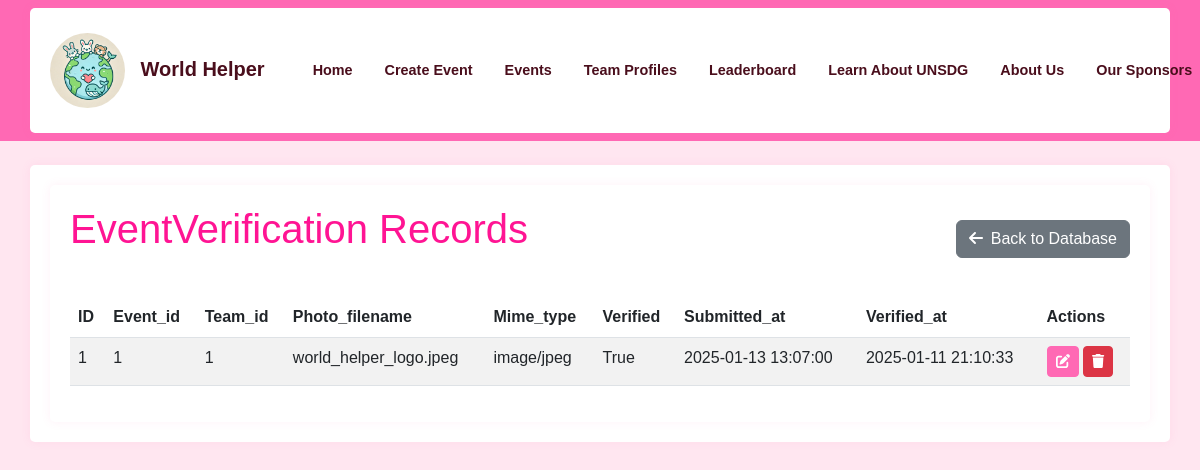
Screenshot of /database/EventVerification with the database file from the repository.
### app/models.py (models this page shows)
class EventVerification(db.Model):
    id = db.Column(db.Integer, primary_key=True)
    event_id = db.Column(db.Integer, db.ForeignKey('event.id', ondelete='CASCADE'), nullable=False)
    team_id = db.Column(db.Integer, db.ForeignKey('team.id', ondelete='CASCADE'), nullable=False)
    photo_data = db.Column(db.LargeBinary, nullable=False)
    photo_filename = db.Column(db.String(256), nullable=False)
    mime_type = db.Column(db.String(64), nullable=False)
    verified = db.Column(db.Boolean, default=False)
    submitted_at = db.Column(db.DateTime, default=datetime.utcnow)
    verified_at = db.Column(db.DateTime)
    event = db.relationship('Event', backref=db.backref('verification', uselist=False))
    team = db.relationship('Team', backref=db.backref('verifications', lazy='dynamic'))
    def to_dict(self):
        return {
            'id': self.id,
            'event_id': self.event_id,
            'team_id': self.team_id,
            'photo_filename': self.photo_filename,
            'mime_type': self.mime_type,
            'verified': self.verified,
            'submitted_at': self.submitted_at.strftime('%Y-%m-%d %H:%M:%S') if self.submitted_at else None,
            'verified_at': self.verified_at.strftime('%Y-%m-%d %H:%M:%S') if self.verified_at else None
        }

### app/admin/routes.py (the view)
@bp.route('/database/<model_name>')
def view_model(model_name):
    models = {
        'Team': Team,
        'Event': Event,
        'TeamMember': TeamMember,
        'BingoCard': BingoCard,
        'Notification': Notification,
        'EventVerification': EventVerification
    }
    if model_name not in models:
        flash(('Invalid model name', request.path), 'error')
        return redirect(url_for('admin.manage_database'))
    model = models[model_name]
    records = model.query.all()
    records = [record.to_dict() for record in records]  # Convert to dictionaries
    return render_template('admin/view_model.html', model_name=model_name, records=records)

### app/__init__.py (called while the page is built)
def create_app(config_class=Config):
    app = Flask(__name__)
    app.config.from_object(config_class)
    db.init_app(app)
    migrate.init_app(app, db)
    @app.template_filter('datetime')
    def format_datetime(value):
        if value is None:
            return ''
        if isinstance(value, str):
            try:
                value = datetime.strptime(value, '%Y-%m-%d %H:%M:%S')
            except ValueError:
                return value
        return value.strftime('%Y-%m-%d %H:%M:%S')
    app.jinja_env.filters['datetime'] = format_datetime
    from app.main import bp as main_bp
    app.register_blueprint(main_bp)
    from app.auth import bp as auth_bp
    app.register_blueprint(auth_bp)
    from app.admin import bp as admin_bp
    app.register_blueprint(admin_bp)
    return app

### app/templates/admin/view_model.html (shortened to what this page needs)
{% extends "base.html" %}
{% block content %}
<div class="container">
    <div class="d-flex justify-content-between align-items-center mb-4">
        <h1>{{ model_name }} Records</h1>
        <a href="{{ url_for('admin.manage_database') }}" class="btn btn-secondary">
            <i class="fas fa-arrow-left me-2"></i>Back to Database
        </a>
    </div>
    {% if records %}
    <div class="table-responsive">
        <table class="table table-striped table-hover">
            <thead>
                <tr>
                    <th>ID</th>
                    {% for key in records[0].keys() %}
                    {% if key != 'id' %}
                    <th>{{ key|title }}</th>
                    {% endif %}
                    {% endfor %}
                    <th>Actions</th>
                </tr>
            </thead>
            <tbody>
                {% for record in records %}
                <tr>
                    <td>{{ record.id }}</td>
                    {% for key, value in record.items() %}
                    {% if key != 'id' %}
                    <td>
                        {% if key.endswith('_at') and value %}
                            {{ value|datetime }}
                        {% else %}
                            {{ value }}
                        {% endif %}
                    </td>
                    {% endif %}
                    {% endfor %}
                    <td>
                        <button class="btn btn-primary btn-sm" onclick="openEditModal('{{ model_name }}', {{ record.id }})">
                            <i class="fas fa-edit"></i>
                        </button>
                        <form method="POST"
                              action="{{ url_for('admin.delete_record', model_name=model_name, id=record.id) }}"
                              class="d-inline"
                              onsubmit="return confirm('Are you sure you want to delete this record?')">
                            <button type="submit" class="btn btn-danger btn-sm">
                                <i class="fas fa-trash"></i>
                            </button>
                        </form>
                    </td>
                </tr>
                {% endfor %}
            </tbody>
        </table>
    </div>
    {% else %}
    <div class="alert alert-info">
        <i class="fas fa-info-circle me-2"></i>No records found for {{ model_name }}
    </div>
    {% endif %}
</div>
{% endblock %}

### app/static/css/custom.css (style rules this page uses)
:root { --pink-primary: #FF1493; --pink-secondary: #FF69B4; --pink-light: #FFE6F0; --pink-border: #FFCCE6; --pink-hover: #FF1493; --pink-dark: #4a0e1c; }
body { font-family: 'Arial', sans-serif; background-color: var(--pink-light); }
.container { background-color: #ffffff; border-radius: 5px; padding: 20px; box-shadow: 0 0 10px rgba(255, 105, 180, 0.1); }
h1, .world-helper-title { color: var(--pink-primary); margin-bottom: 20px; }
.btn-primary { background-color: var(--pink-secondary); border-color: var(--pink-secondary); }

### rows the page displays
EventVerification: id "1", record "1" "1" "True", photo_filename "world_helper_logo.jpeg", mime_type "image/jpeg", record "2025-01-13 13:07:00" "2025-01-11 21:10:33"

### other values shown
{{ model_name }} "EventVerification"
{{ key|title }} "Event_id" "Team_id" "Photo_filename" "Mime_type" "Verified" "Submitted_at" "Verified_at"
